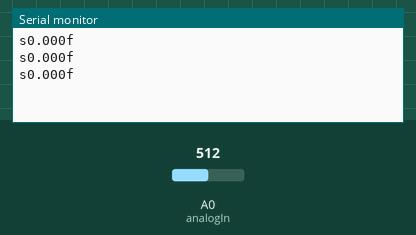
Simulated run of this sketch. Board: Arduino Uno, built with avr-gcc and run on an emulated ATmega328P. On the bench: the last lines printed to the serial monitor. The test bench sets the inputs (shaded band); at power-on: A0 (analogIn) = 512.

Above: at 1.3 s.
1.4 s: A0 (analogIn) set to 716
At 1.8 s:
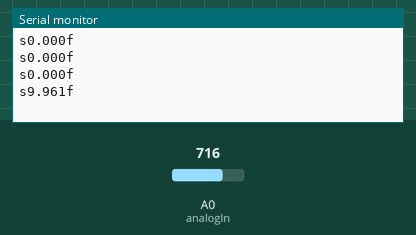
2.9 s: A0 (analogIn) set to 900
At 3.4 s:
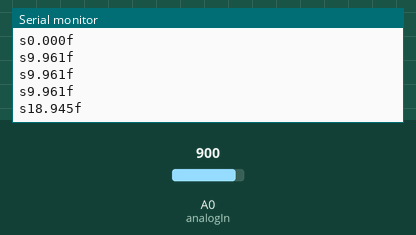
Timing chart, 0 to 5.9 s (numbered marks = the images above; inputs shaded):
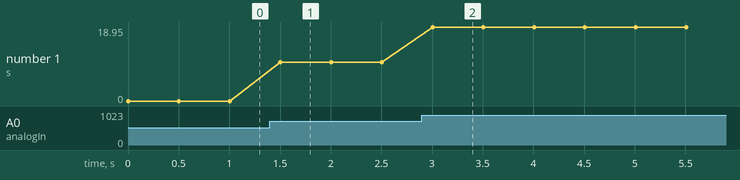

Measured:
- after the input at 1.4 s, the serial monitor: prints a new line after 0.10 s (image 1)
- after the input at 2.9 s, the serial monitor: prints a new line after 0.10 s (image 2)
- plotted number 1: 0 → 9.96 after the input at 1.4 s, 9.96 → 18.95 after the input at 2.9 s

The sketch:

Meter.ino
```cpp
/**
 * Global Variables
 */
const int analogIn = A0;     //A0 pin to read in the voltage values from the sensor.
int mVperAmp = 100;          //mV to amperage conversion.  100mV = 1 amp.
int rawValue= 0;             //Raw value being read in from A0.
int aCSoffset1 = 2500;   //Offset to measure AC voltage.
double voltage = 0;          //Voltage values
double amps = 0;             //Amperage values

/**
 * setup()
 *
 * Start baudrate at 115200
 */
void setup()
{
  Serial.begin(115200);
}

/**
 * loop()
 *
 * Loop through and read A0.  Convert the reading into mV and then convert it into amps.
 */
void loop(){

 //Read in the value from A0.
 rawValue = analogRead(analogIn);
 //Convert the value into mV.
 voltage = (rawValue / 1024.0) * 5000;
 //Calculate the amperage from the mV
 amps = ((voltage - aCSoffset1) / mVperAmp);

 //Starting character sent through serial
 Serial.print("s");
 //Amperage value out to 3 digits after the decimal.
 Serial.print(amps,3);
 //Ending character sent through serial.
 Serial.println("f");
 //Delay for 1/2 second.
 delay(500);
}
```
